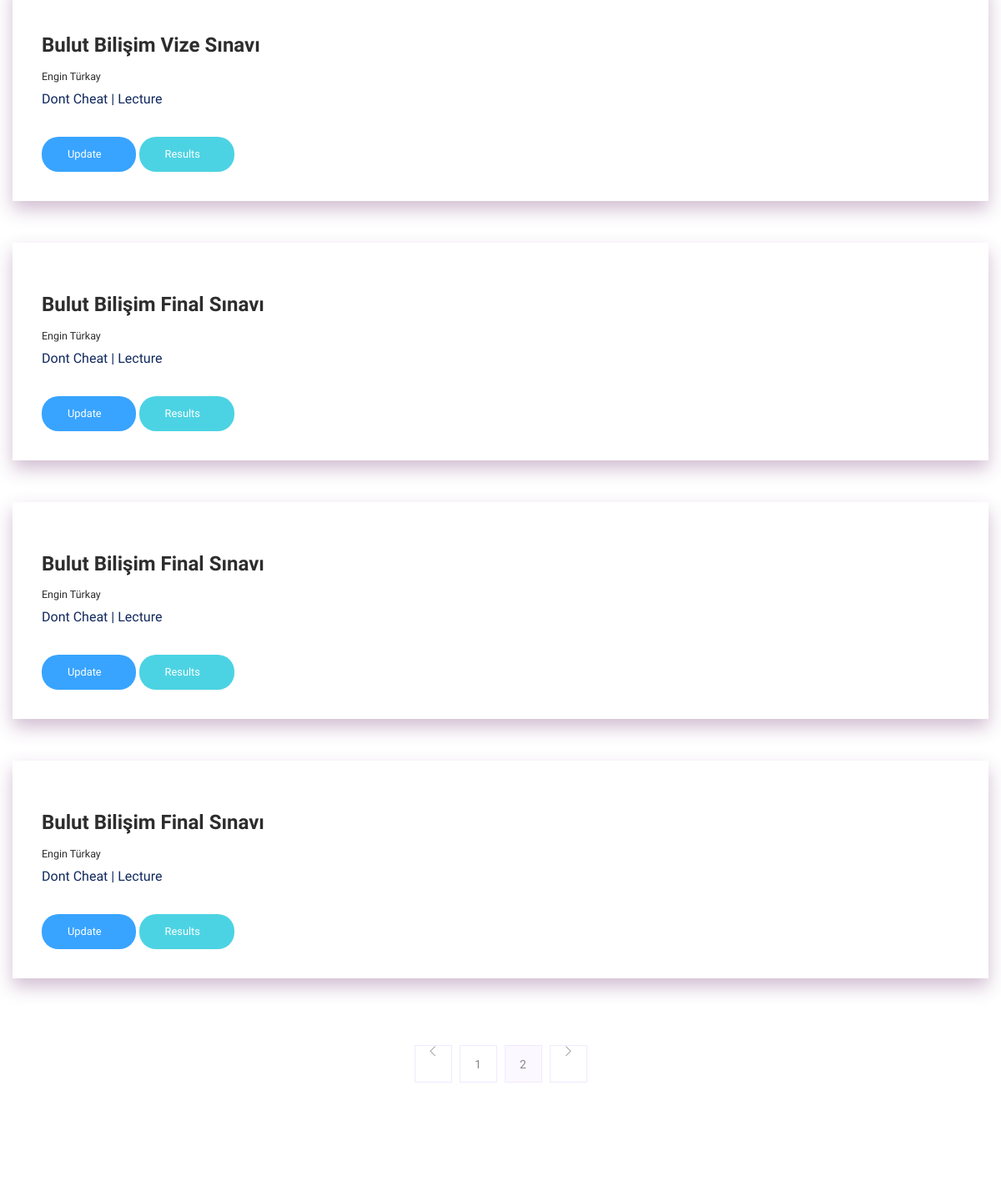
The page /main/instructor/ (signed in, middle part) on the database as committed earlier.
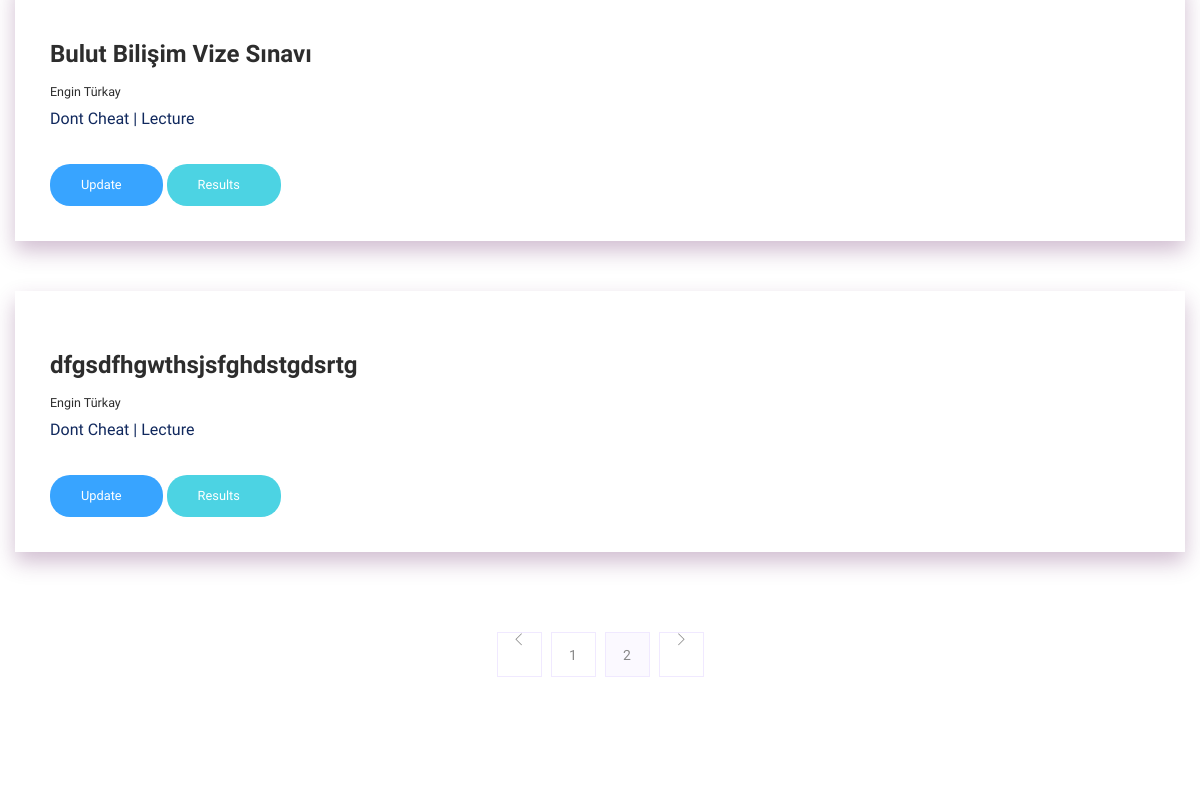
The same page on the database as committed later.
### exam/models.py (models this page shows, shortened)
class Exam(models.Model):
    id = CharField(max_length=20, primary_key=True, db_column='id')
    name = CharField(max_length=100, db_column='EXNAME')
    organizer = ForeignKey(User,
                           default=None,
                           db_column='ORGANIZER',
                           on_delete=models.CASCADE)
    start_time = DateTimeField(db_column='START')
    end_time = DateTimeField(db_column='END')
    class Meta:
        db_table = "EXAM"

### user/views.py (the view)
def instructor_main(request):
    mail = request.session['user']
    exams = ExamController.show_created_exams(mail)
    return render(request, 'instructor.html', {'exams': exams})

### exam/controllers.py (called while the page is built)
    @staticmethod
    def show_created_exams(email):
        examlist = []
        try:
            user = User.objects.filter(mail=email, is_organizer=True).get()
            exams = Exam.objects.filter(
                organizer=user.id).prefetch_related('organizer')
            for exam in exams:
                examlist.append(
                    CreatedQuiz(exam.id, exam.organizer.name,
                                exam.organizer.surname, exam.name,
                                exam.start_time, exam.end_time))
        except Exception:
            print("Uygun User bulunamadı")
        return examlist

### templates/instructor.html (shortened to what this page needs)
{% extends 'base.html' %}
{% load static %}
{% block body %}
    <main>
        <section class="blog_area section-padding">
            <div class="container">
                <div class="row">
                    <div class="col-lg-12 mb-12 mb-lg-12">
                        <div class="blog_left_sidebar">
                            {% for exam in exams %}
                            <article class="blog_item">
                                <div class="blog_details">
                                    <a class="d-inline-block" href="#">
                                        <h2 class="blog-head" style="color: #2d2d2d;">{{ exam.name }}</h2>
                                    </a>
                                        <h5 class="blog-head" style="color: #2d2d2d;">{{ exam.org_name }}</h5>
                                    <p>Dont Cheat | Lecture</p>
                                    <div class="d-inline-block">
                                        <a href="#" class="genric-btn info circle arrow">Update</a>
                                        <a href="#" class="genric-btn success circle arrow">Results</a>
                                    </div>
                                    </div>
                            </article>
                            {% endfor%}
                            <nav class="blog-pagination justify-content-center d-flex">
                                <ul class="pagination">
                                    <li class="page-item">
                                        <a href="#" class="page-link" aria-label="Previous">
                                            <i class="ti-angle-left"></i>
                                        </a>
                                    </li>
                                    <li class="page-item">
                                        <a href="#" class="page-link">1</a>
                                    </li>
                                    <li class="page-item active">
                                        <a href="#" class="page-link">2</a>
                                    </li>
                                    <li class="page-item">
                                        <a href="#" class="page-link" aria-label="Next">
                                            <i class="ti-angle-right"></i>
                                        </a>
                                    </li>
                                </ul>
                            </nav>
                        </div>
                    </div>
                </div>
            </div>
        </section>
    </main>
{% endblock%}

Rows that differ between the two databases and show on the page:
removed Exam: name "Bulut Bilişim Final Sınavı"
removed Exam: name "Bulut Bilişim Final Sınavı"
removed Exam: name "Bulut Bilişim Final Sınavı"
added Exam: name "dfgsdfhgwthsjsfghdstgdsrtg"
Other text that changed with them:
new list line: "Engin Türkay Dont Cheat | Lecture Update Results"
list line gone: "Engin Türkay Dont Cheat | Lecture Update Results"
